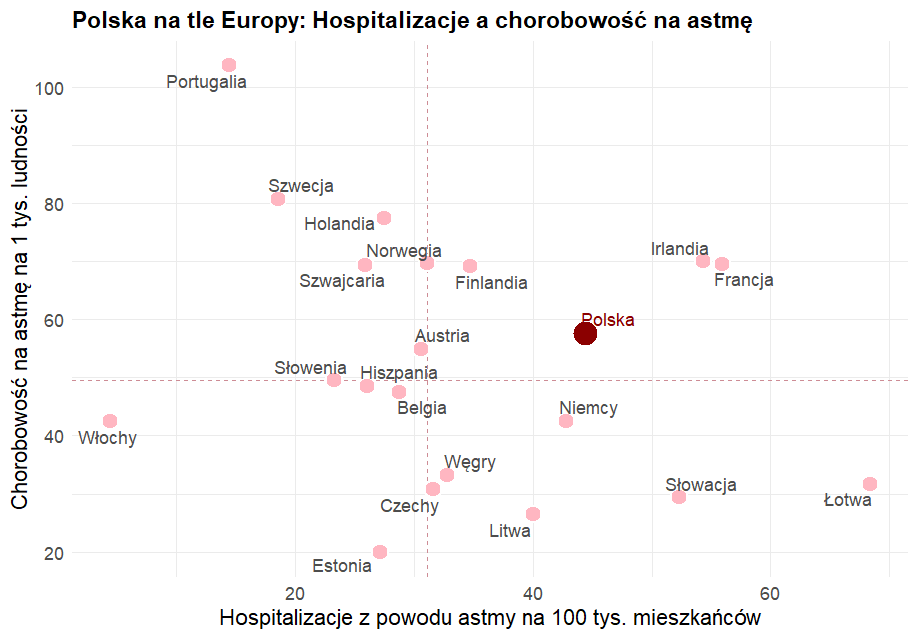

Generate this figure with R:
library(readxl)
library(dplyr)
library(ggplot2)
library(ggrepel)

df_chor <- read_excel("Astma_aktualizacja_2023.xlsx", sheet = "Wykres 1.4", skip = 2) %>%
  select(Kraj = 1, Chorobowosc = 2) %>%
  mutate(Chorobowosc = as.numeric(Chorobowosc))

df_hosp <- read_excel("Astma_aktualizacja_2023.xlsx", sheet = "Wykres 2.6", skip = 2) %>%
  select(Kraj = 1, Hospitalizacje = 2) %>%
  mutate(Hospitalizacje = as.numeric(Hospitalizacje))

df_wynik <- inner_join(df_chor, df_hosp, by = "Kraj") %>%
  filter(!is.na(Chorobowosc), !is.na(Hospitalizacje))

med_x <- median(df_wynik$Hospitalizacje)
med_y <- median(df_wynik$Chorobowosc)

ggplot(df_wynik, aes(x = Hospitalizacje, y = Chorobowosc)) +
  geom_vline(xintercept = med_x, linetype = "dashed", color = "lightpink3") +
  geom_hline(yintercept = med_y, linetype = "dashed", color = "lightpink3") +
  geom_point(
    aes(fill = Kraj == "Polska", size = Kraj == "Polska"),
    shape = 21, color = "white", stroke = 1
  ) +
  geom_text_repel(
    aes(label = Kraj, color = Kraj == "Polska"),
    size = 3.8, max.overlaps = 30
  ) +
  scale_fill_manual(values = c("FALSE" = "lightpink", "TRUE" = "darkred")) +
  scale_color_manual(values = c("FALSE" = "grey30", "TRUE" = "darkred")) +
  scale_size_manual(values = c("FALSE" = 4.5, "TRUE" = 7)) +
  labs(
    title = "Polska na tle Europy: Hospitalizacje a chorobowość na astmę",
    x = "Hospitalizacje z powodu astmy na 100 tys. mieszkańców",
    y = "Chorobowość na astmę na 1 tys. ludności"
  ) +
  theme_minimal() +
  theme(
    legend.position = "none",
    plot.title = element_text(size = 14, face = "bold"),
    plot.subtitle = element_text(size = 11, color = "grey30"),
    axis.title = element_text(size = 13),
    axis.text = element_text(size = 11)
  )
